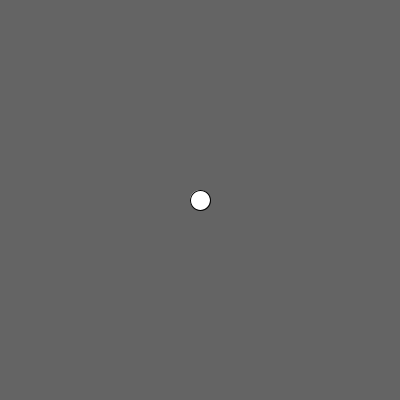
Frame 1 (no input)
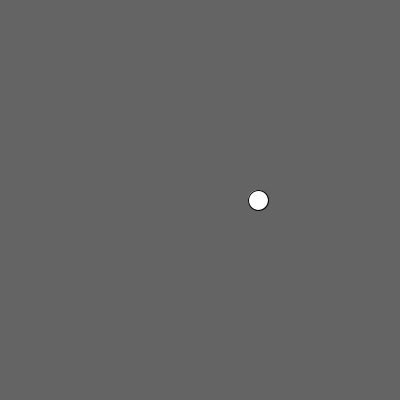
Frame 60 (the mouse pressed at the canvas centre just before this capture)
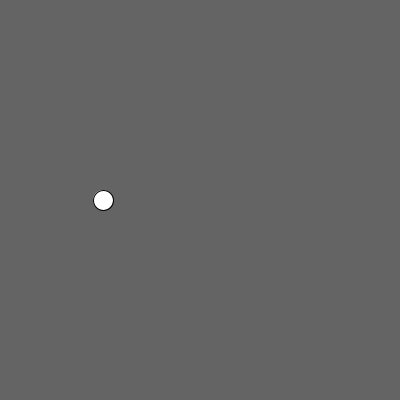
Frame 120 (the mouse held since frame 60 and released just before this capture)

The Processing sketch that drew these frames (run headless with seeded random() and noise(); from frame 60 on, the mouse is pressed at the canvas centre):

// Processing sketch: millisTimer
// ── millisTimer.pde
int circleX;
int lastTimeDrawn;

void setup(){
  size(400,400);
  circleX = 200;
  lastTimeDrawn = millis();
}

void draw() {
  background(100);  //Clear the screen

  //Change the position of the circle every second
  if (millis() >= lastTimeDrawn + 1000) {
    circleX = (int)random(400);
    lastTimeDrawn = millis();
  }
  
  //Draw the circle
  ellipse(circleX, 200, 20, 20);
  
  
}
